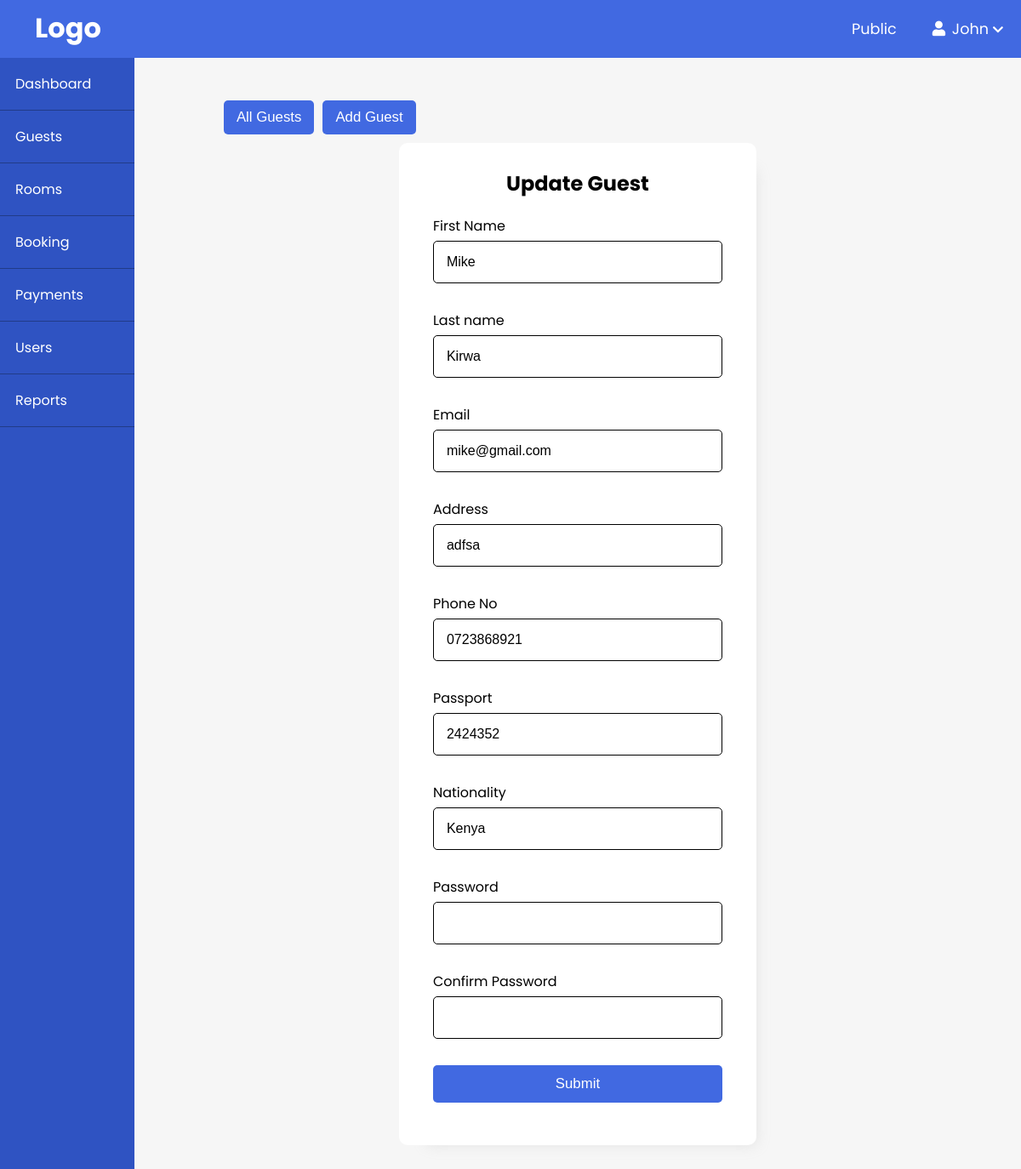
The app's page /admin/guests/edit.php?id=6 (signed in) with its own data.
### tables this page shows
CREATE TABLE `users` (
  `id` int(11) NOT NULL,
  `first_name` varchar(20) NOT NULL,
  `last_name` varchar(20) NOT NULL,
  `email` varchar(255) NOT NULL,
  `address` varchar(30) NOT NULL,
  `phone_no` varchar(10) NOT NULL,
  `passport` varchar(30) NOT NULL,
  `nationality` varchar(50) NOT NULL,
  `password` varchar(255) NOT NULL,
  `role_id` int(11) NOT NULL
);

### app/controllers/users.php (called while the page is built, shortened)
<?php
$password = '';
$passwordConf = '';
if(isset($_GET['id'])) {
    $id = $_GET['id'];
    $sql = "SELECT u.*, r.role_type FROM users AS u
            JOIN roles AS r ON u.role_id=r.id
            WHERE u.id={$id}";
    $user = executeJoinQuery($sql);
    $first_name = $user[0]['first_name'];
    $last_name = $user[0]['last_name'];
    $email = $user[0]['email'];
    $address = $user[0]['address'];
    $phone_no = $user[0]['phone_no'];
    $passport = $user[0]['passport'];
    $nationality = $user[0]['nationality'];
}

### app/database/db.php (called while the page is built, shortened)
<?php
require("connect.php");
function executeJoinQuery($sql) {
    global $conn;
    $stmt = $conn->prepare($sql);
    $stmt->execute();
    $records = $stmt->get_result()->fetch_all(MYSQLI_ASSOC);
    return $records;
}

### admin/guests/edit.php (the view, shortened to what this page needs)
<?php include(ROOT_PATH . "\app\database\db.php"); ?>
<?php include(ROOT_PATH . "\app\controllers\users.php") ?>
<!DOCTYPE html>
<html lang="en">
<head>
    <link href="../../assets/fontawesome/css/all.min.css"  rel="stylesheet">
    <link rel="stylesheet" href="../style.css">
</head>
<body>
   <?php include(ROOT_PATH . "/app/includes/adminHeader.php"); ?>
<div class="admin-wrapper">
        <?php include(ROOT_PATH . "/app/includes/adminSidebar.php"); ?>
    <div class="admin-content">
        <div class="flex">
            <button class="btn"><a href="<?php echo BASE_URL . "/admin/guests/index.php"?>">All Guests</a></button>
            <button class="btn"><a href="<?php echo BASE_URL . "/admin/guests/create.php"?>">Add Guest</a></button>
        </div>
        <div class="form-container">
            <div class="auth-form">
                <div class="form-header">
                    <h2>Update Guest</h2>
                </div>
                <form action="edit.php" method="post" novalidate>
                    <div class="form-control">
                        <label for="">First Name</label>
                        <input type="text" name="first_name" value= "<?php echo $first_name ?>" id="">
                    </div>
                    <div class="form-control">
                        <label for="">Last name</label>
                        <input type="text" name="last_name" value="<?php echo $last_name ?>" id="">
                    </div>
                    <div class="form-control">
                        <label for="">Email</label>
                        <input type="email" name="email" value="<?php echo $email ?>" id="">
                    </div>
                    <div class="form-control date">
                        <label for="">Address</label>
                        <input type="text" name="address" value="<?php echo $address ?>" id="">
                    </div>
                    <div class="form-control">
                        <label for="">Phone No</label>
                        <input type="text" name="phone_no" value="<?php echo $phone_no ?>" id="">
                    </div>
                    <div class="form-control">
                        <label for="">Passport</label>
                        <input type="text" name="passport" value="<?php echo $passport ?>" id="">
                    </div>
                    <div class="form-control">
                        <label for="">Nationality</label>
                        <input type="text" name="nationality" value="<?php echo $nationality ?>" id="">
                    </div>
                    <div class="form-control">
                        <label for="">Password</label>
                        <input type="password" name="password" value="<?php echo $password ?>" id="password">
                    </div>
                    <div class="form-control">
                        <label for="">Confirm Password</label>
                        <input type="password" name="passwordConf" value="<?php echo $passwordConf ?>" id="confirm-password">
                    </div>
                    <button type="submit" name="update-guest" class="btn submit-btn">Submit</button>
                </form>
            </div>
        </div>
    </div>
</div>
</body>
</html>

### admin/style.css (style rules this page uses)
* { padding: 0; margin: 0; box-sizing: border-box; }
body { background-color: #f6f6f6; font-family: 'Poppins', sans-serif; }
.btn { display: block; border: 0; border-radius: 5px; background-color: rgb(65, 105, 225); margin: 10px 5px; padding: 10px 15px; font-size: 1.05rem; color: white; cursor: pointer; }
.btn a { text-decoration: none; color: white; }
.submit-btn { width: 100%; margin: 0; }
a { text-decoration: none; }
.flex { display: flex; }
.admin-wrapper { display: flex; min-height: calc(100vh - 68px); }
.admin-content { flex: 8; height: 100%; padding: 40px 100px 100px; }
.admin-content h2 { text-align: center; }
.form-container { height: calc(100% - 80px); display: flex; justify-content: center; align-items: flex-start; }
.auth-form { background-color: white; border-radius: 10px; box-shadow: 1rem 1rem 1rem -1rem #a0a0a033; width: 420px; padding: 30px 40px; }
.form-header { margin-bottom: 20px; }
.form-control { margin-bottom: 9px; padding-bottom: 22px; position: relative; }
.form-control label { display: inline-block; margin-bottom: 5px; }
.form-control input, .form-control select, .form-control textarea { display: block; border: 1px solid black; border-radius: 5px; width: 100%; padding: 15px; font-size: 1rem; outline: none; }
.auth-form button { width: 100%; padding: 12px; margin-bottom: 20px; }

### records on screen
users: first_name "Mike", last_name "Kirwa", email "mike@gmail.com", address "adfsa", phone_no "0723868921", passport "2424352", nationality "Kenya"

### other values on screen
$_SESSION['first_name'] "John"
